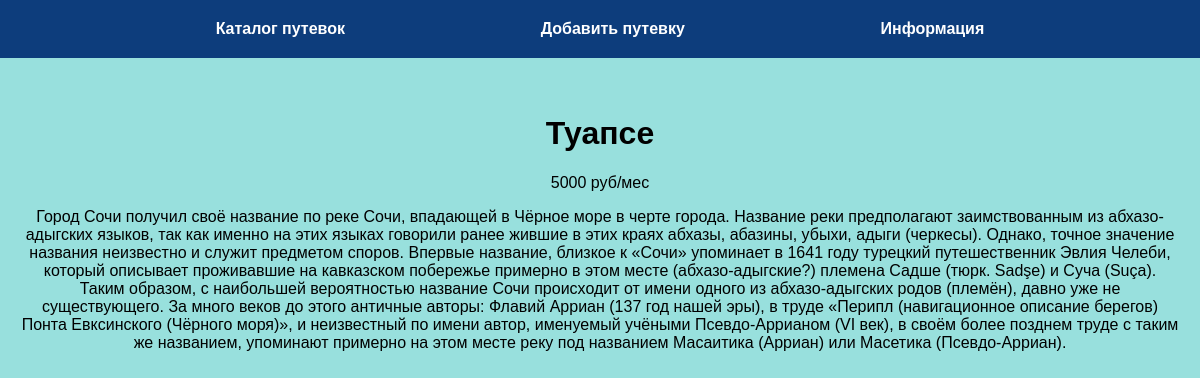
Page /post/9 on the committed database.
### tables this page shows
CREATE TABLE mainmenu(
    id INTEGER PRIMARY KEY AUTOINCREMENT,
    title TEXT NOT NULL,
    url TEXT NOT NULL
);

CREATE TABLE posts(
    id INTEGER PRIMARY KEY AUTOINCREMENT,
    title TEXT NOT NULL,
    price INTEGER NOT NULL,
    description TEXT NOT NULL,
    time INTEGER NOT NULL
);

### flsite.py (the view)
@app.route('/post/<int:id_post>')
def show_post(id_post):
    db = get_db()
    dbase = FDataBase(db)
    title, price, post = dbase.get_post(id_post)
    if not title:
        abort(404)
    return render_template('post.html', title=title, price=price, post=post, menu=dbase.get_menu())

### FDataBase.py (called while the page is built)
    def get_menu(self):
        sql = "SELECT * FROM mainmenu"
        try:
            self.__cur.execute(sql)
            res = self.__cur.fetchall()
            if res:
                return res
        except IOError:
            print("Ошибка чтения из БД")
        return []

    def get_post(self, post_id):
        try:
            self.__cur.execute(f"SELECT title, price, description FROM posts WHERE id={post_id} LIMIT 1")
            res = self.__cur.fetchone()
            if res:
                return res
        except sqlite3.Error as e:
            print("Ошибка получения путевки из базы данных " + str(e))
        return False, False, False

### flsite.py (called while the page is built)
def connect_db():
    con = sqlite3.connect(app.config['DATABASE'])
    con.row_factory = sqlite3.Row
    return con

def get_db():
    if not hasattr(g, 'link_db'):
        g.link_db = connect_db()
    return g.link_db

### templates/post.html
{% extends 'base.html' %}
{% block content %}
{{ super() }}
<p>{{ price }} руб/мес</p>
{{ post|safe }}
{% endblock %}

### templates/base.html (shortened to what this page needs)
<!DOCTYPE html>
<html lang="ru">
<head>
    <link rel="stylesheet" href="{{ url_for('static', filename='css/style.css') }}">
</head>
<body>
{% block content %}
    {% block mainmenu %}
        <ul class="menu">
            {% for m in menu %}
            <li><a href="{{ m.url }}">{{ m.title }}</a></li>
            {% endfor %}
        </ul>
    {% endblock %}
<div class="content">
    {% if title %}
    <h1>{{ title }}</h1>
    {% else %}
    <h1>Rubytravel</h1>
    {% endif %}
    {% endblock %}
</div>
</body>
</html>

### static/css/style.css (style rules this page uses)
body { background: rgb(152, 224, 221); margin: 0; padding: 0; font-family: Verdana, Geneva, Tahoma, sans-serif; }
.menu { display: flex; justify-content:space-evenly; list-style: none; background: rgb(13, 61, 124); padding: 20px; margin-top: 0; }
.content { max-width: 1200px; margin: 0 auto; padding: 20px; box-sizing: border-box; text-align: center; }
.menu a { font-weight: bold; color: white; text-decoration: none; }
ul { list-style: none; padding: 0; }

### rows in the picture
mainmenu: title "Каталог путевок"
mainmenu: title "Добавить путевку"
mainmenu: title "Информация"
posts: title "Туапсе", price "5000", description "Город Сочи получил своё название по реке Сочи, впадающей в Чёрное море в черте города. Название реки предполагают заимствованным из абхазо-адыгских языков, так как именно на этих языках говорили ранее жившие в этих краях абхазы, абазины, убыхи, адыги (черкесы). Однако, точное значение названия неизвестно и служит предметом споров. Впервые название, близкое к «Сочи» упоминает в 1641 году турецкий путешественник Эвлия Челеби, который описывает проживавшие на кавказском побережье примерно в этом месте (абхазо-адыгские?) племена Садше (тюрк. Sadşe) и Суча (Suça). Таким образом, с наибольшей вероятностью название Сочи происходит от имени одного из абхазо-адыгских родов (племён), давно уже не…"
